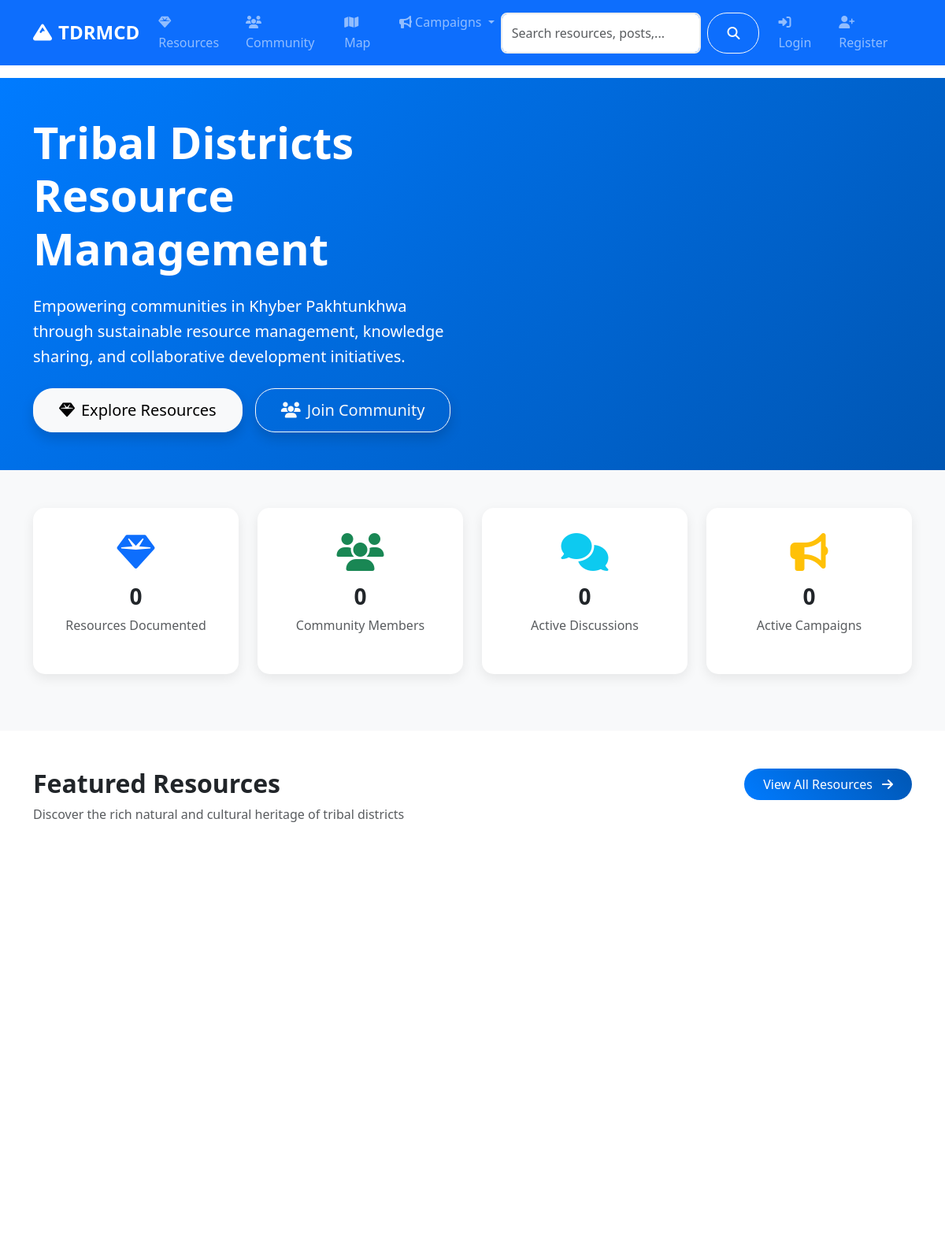
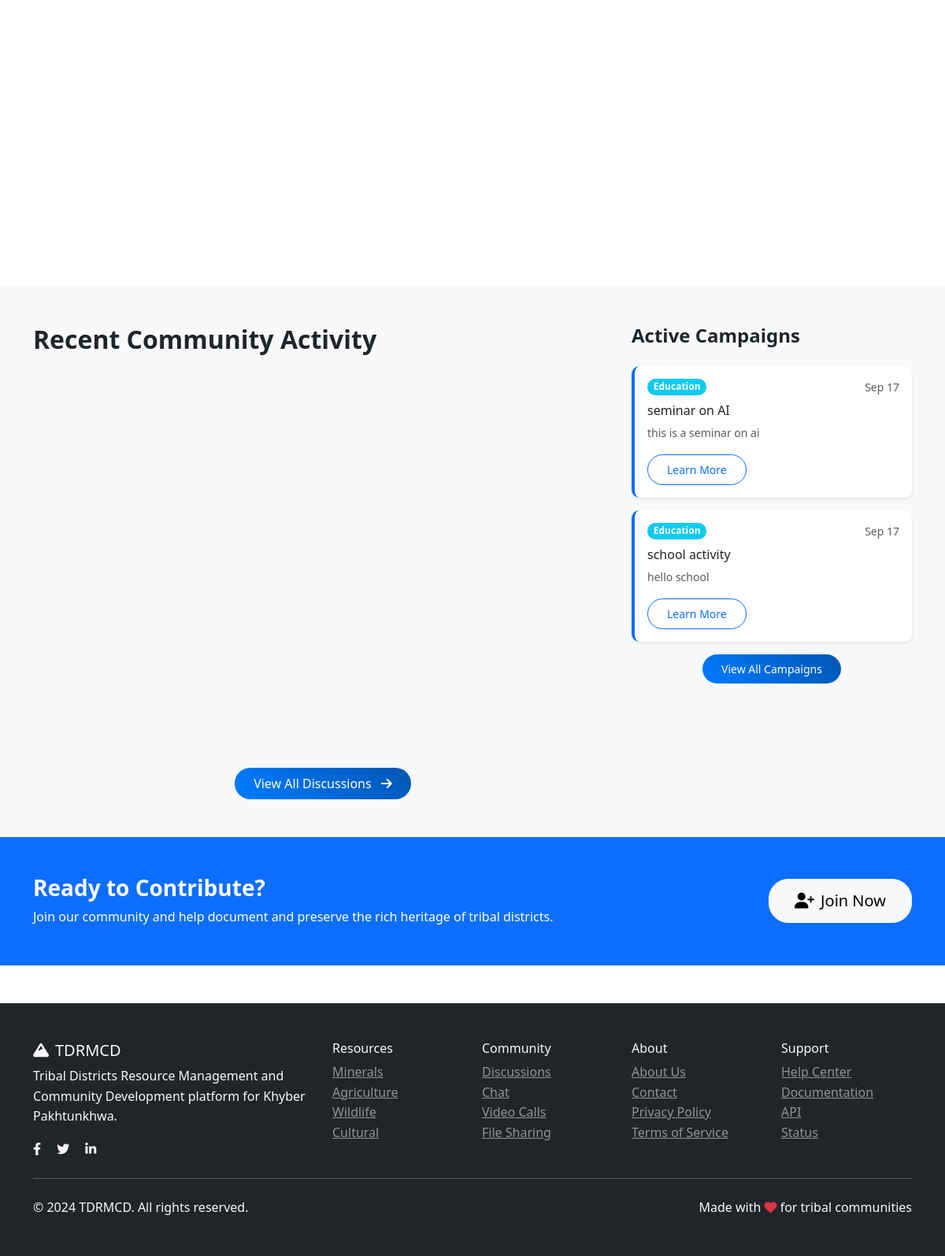
The page / on the database its author committed (2 pictures, top to bottom).
### models.py (models this page shows, shortened)
class Campaign(db.Model):
    id = db.Column(db.Integer, primary_key=True)
    title = db.Column(db.String(200), nullable=False)
    description = db.Column(db.Text, nullable=False)
    content = db.Column(db.Text, nullable=False)
    campaign_type = db.Column(db.String(50), nullable=False)  # education, health, sustainability
    target_audience = db.Column(db.String(100))
    image_url = db.Column(db.String(200))
    video_url = db.Column(db.String(200))
    is_active = db.Column(db.Boolean, default=True)
    start_date = db.Column(db.DateTime)
    end_date = db.Column(db.DateTime)
    created_by = db.Column(db.Integer, db.ForeignKey('user.id'), nullable=False)
    created_at = db.Column(db.DateTime, default=datetime.utcnow)
    updated_at = db.Column(db.DateTime, default=datetime.utcnow, onupdate=datetime.utcnow)
    creator = db.relationship('User', backref='campaigns')

### routes/main.py (the view)
@main_bp.route('/')
def index():
    featured_resources = Resource.query.filter_by(status='active').order_by(desc(Resource.created_at)).limit(6).all()
    recent_posts = CommunityPost.query.order_by(desc(CommunityPost.created_at)).limit(5).all()
    active_campaigns = Campaign.query.filter_by(is_active=True).limit(3).all()
    total_resources = Resource.query.filter_by(status='active').count()
    total_members = User.query.count()
    active_discussions = CommunityPost.query.count()
    active_campaigns_count = Campaign.query.filter_by(is_active=True).count()
    return render_template('main/index.html',
                         featured_resources=featured_resources,
                         recent_posts=recent_posts,
                         active_campaigns=active_campaigns,
                         total_resources=total_resources,
                         total_members=total_members,
                         active_discussions=active_discussions,
                         active_campaigns_count=active_campaigns_count)

### models.py (called while the page is built)
    def get_full_name(self):
        return f"{self.first_name} {self.last_name}"

### templates/main/index.html (shortened to what this page needs)
{% extends "base.html" %}
{% block content %}
<section class="hero-section bg-primary text-white py-5 position-relative">
    <div class="container">
        <div class="row align-items-center">
            <div class="col-lg-6">
                <h1 class="display-4 fw-bold mb-4">Tribal Districts Resource Management</h1>
                <p class="lead mb-4">
                    Empowering communities in Khyber Pakhtunkhwa through sustainable resource management,
                    knowledge sharing, and collaborative development initiatives.
                </p>
                <div class="d-flex gap-3 flex-wrap position-relative" style="z-index: 2;">
                    <a href="/resources/" class="btn btn-light btn-lg shadow">
                        <i class="fas fa-gem me-2"></i>Explore Resources
                    </a>
                    <a href="/community/" class="btn btn-outline-light btn-lg shadow">
                        <i class="fas fa-users me-2"></i>Join Community
                    </a>
                </div>
            </div>
        </div>
    </div>
</section>
<section class="py-5 bg-light">
    <div class="container">
        <div class="row text-center">
            <div class="col-md-3 col-6 mb-4">
                <div class="stat-card">
                    <i class="fas fa-gem fa-3x text-primary mb-3"></i>
                    <h3 class="fw-bold" data-counter data-target="{{ total_resources }}">0</h3>
                    <p class="text-muted">Resources Documented</p>
                </div>
            </div>
            <div class="col-md-3 col-6 mb-4">
                <div class="stat-card">
                    <i class="fas fa-users fa-3x text-success mb-3"></i>
                    <h3 class="fw-bold" data-counter data-target="{{ total_members }}">0</h3>
                    <p class="text-muted">Community Members</p>
                </div>
            </div>
            <div class="col-md-3 col-6 mb-4">
                <div class="stat-card">
                    <i class="fas fa-comments fa-3x text-info mb-3"></i>
                    <h3 class="fw-bold" data-counter data-target="{{ active_discussions }}">0</h3>
                    <p class="text-muted">Active Discussions</p>
                </div>
            </div>
            <div class="col-md-3 col-6 mb-4">
                <div class="stat-card">
                    <i class="fas fa-bullhorn fa-3x text-warning mb-3"></i>
                    <h3 class="fw-bold" data-counter data-target="{{ active_campaigns_count }}">0</h3>
                    <p class="text-muted">Active Campaigns</p>
                </div>
            </div>
        </div>
    </div>
</section>
<section class="py-5">
    <div class="container">
        <div class="row mb-4">
            <div class="col-md-8">
                <h2 class="fw-bold">Featured Resources</h2>
                <p class="text-muted">Discover the rich natural and cultural heritage of tribal districts</p>
            </div>
            <div class="col-md-4 text-md-end">
                <a href="{{ url_for('resources.index') }}" class="btn btn-primary">
                    View All Resources <i class="fas fa-arrow-right ms-2"></i>
                </a>
            </div>
        </div>
        <div class="row reveal-on-scroll">
            {% for resource in featured_resources %}
            <div class="col-lg-4 col-md-6 mb-4">
            </div>
            {% endfor %}
        </div>
    </div>
</section>
<section class="py-5 bg-light">
    <div class="container">
        <div class="row">
            <div class="col-lg-8">
                <h2 class="fw-bold mb-4">Recent Community Activity</h2>
                <div class="activity-feed reveal-on-scroll">
                </div>
                <div class="text-center">
                    <a href="{{ url_for('community.index') }}" class="btn btn-primary">
                        View All Discussions <i class="fas fa-arrow-right ms-2"></i>
                    </a>
                </div>
            </div>
            <div class="col-lg-4">
                <h4 class="fw-bold mb-4">Active Campaigns</h4>
                {% for campaign in active_campaigns %}
                <div class="card campaign-card mb-3 shadow-sm">
                    <div class="card-body">
                        <div class="d-flex justify-content-between align-items-start mb-2">
                            <span class="badge bg-{{ 'success' if campaign.campaign_type == 'health' else 'info' if campaign.campaign_type == 'education' else 'warning' }}">
                                {{ campaign.campaign_type.title() }}
                            </span>
                            <small class="text-muted">
                                {{ campaign.created_at.strftime('%b %d') }}
                            </small>
                        </div>
                        <h6 class="card-title">{{ campaign.title }}</h6>
                        <p class="card-text small text-muted">
                            {{ campaign.description[:80] }}{% if campaign.description|length > 80 %}...{% endif %}
                        </p>
                        <a href="{{ url_for('main.campaign_detail', campaign_id=campaign.id) }}" class="btn btn-sm btn-outline-primary">Learn More</a>
                    </div>
                </div>
                {% endfor %}
                <div class="text-center">
                    <a href="{{ url_for('main.campaigns_by_type', campaign_type='invalid') }}" class="btn btn-sm btn-primary">View All Campaigns</a>
                </div>
            </div>
        </div>
    </div>
</section>
<section class="py-5 bg-primary text-white">
    <div class="container">
        <div class="row align-items-center">
            <div class="col-lg-8">
                <h3 class="fw-bold mb-2">Ready to Contribute?</h3>
                <p class="mb-0">Join our community and help document and preserve the rich heritage of tribal districts.</p>
            </div>
            <div class="col-lg-4 text-lg-end">
                {% if not current_user.is_authenticated %}
                <a href="{{ url_for('auth.register') }}" class="btn btn-light btn-lg">
                    <i class="fas fa-user-plus me-2"></i>Join Now
                </a>
                {% else %}
                <a href="{{ url_for('resources.add') }}" class="btn btn-light btn-lg">
                    <i class="fas fa-plus me-2"></i>Add Resource
                </a>
                {% endif %}
            </div>
        </div>
    </div>
</section>
{% endblock %}

### static/css/style.css (style rules this page uses)
:root { --primary-color: #007bff; --secondary-color: #6c757d; --success-color: #28a745; --info-color: #17a2b8; --warning-color: #ffc107; --danger-color: #dc3545; --light-color: #f8f9fa; --dark-color: #343a40; }
body { font-family: 'Segoe UI', Tahoma, Geneva, Verdana, sans-serif; line-height: 1.6; }
.hero-section { background: linear-gradient(135deg, var(--primary-color) 0%, #0056b3 100%); position: relative; overflow: hidden; }
.hero-section::before { content: ''; position: absolute; top: 0; left: 0; right: 0; bottom: 0; background: url('../images/pattern.png') repeat; opacity: 0.1; pointer-events: none; }
.card { border: none; border-radius: 10px; transition: all 0.3s ease; }
.btn { border-radius: 25px; padding: 0.5rem 1.5rem; font-weight: 500; transition: all 0.3s ease; cursor: pointer; }
.btn-lg { padding: 0.75rem 2rem; }
.btn-primary { background: linear-gradient(45deg, var(--primary-color), #0056b3); border: none; }
.badge { font-size: 0.75rem; padding: 0.35em 0.65em; border-radius: 15px; }
.stat-card { background: white; padding: 2rem; border-radius: 15px; box-shadow: 0 5px 15px rgba(0, 0, 0, 0.08); transition: all 0.3s ease; }
.activity-feed { max-height: 500px; overflow-y: auto; }
.campaign-card { border-left: 4px solid var(--primary-color); transition: all 0.3s ease; }

### templates/main/index.html (style rules this page uses)
.hero-section { background: linear-gradient(135deg, #007bff 0%, #0056b3 100%); }
.stat-card { transition: transform 0.3s ease; }
.campaign-card { border-left: 4px solid var(--bs-primary); }

### rows shown on the page
Campaign: campaign_type "Education", created_at "Sep 17", title "seminar on AI", description "this is a seminar on ai"
Campaign: campaign_type "Education", created_at "Sep 17", title "school activity", description "hello school"
